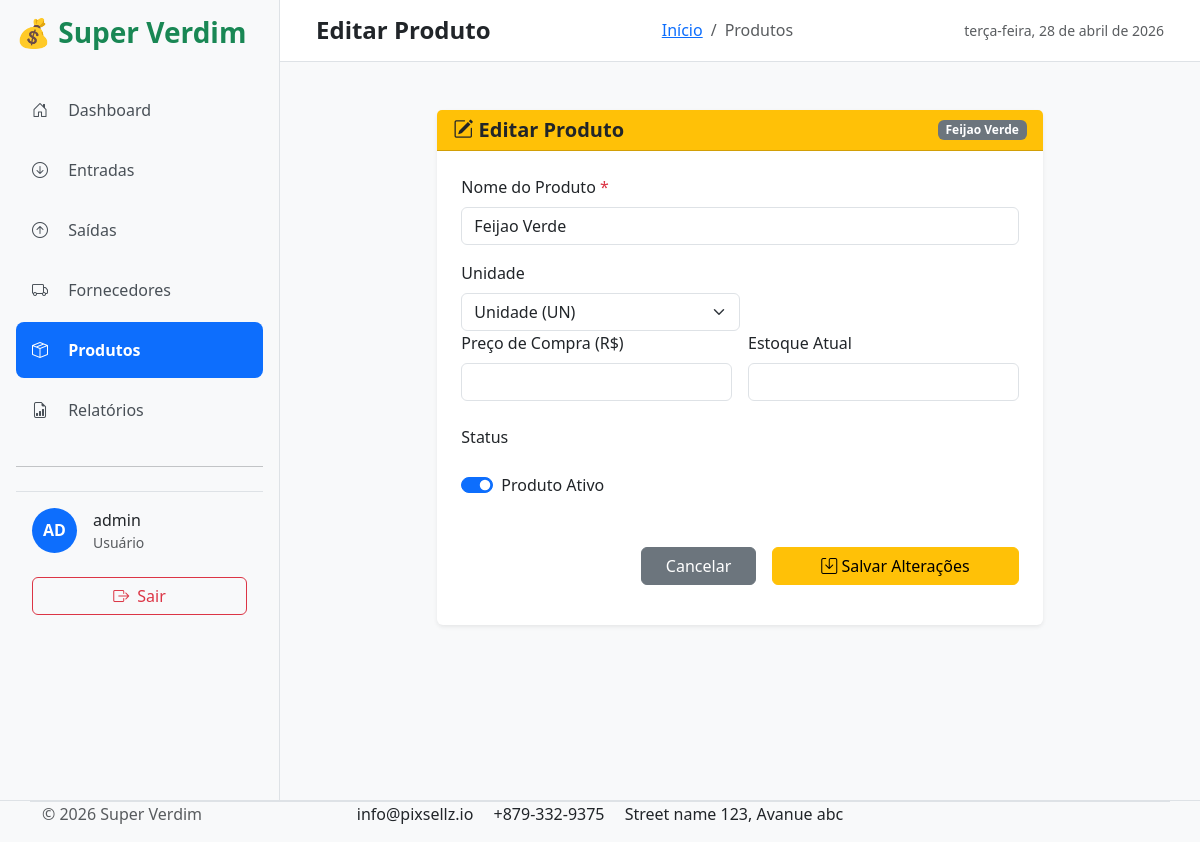
Page /produtos/produtos/5/editar/ (signed in) on the earlier database version.
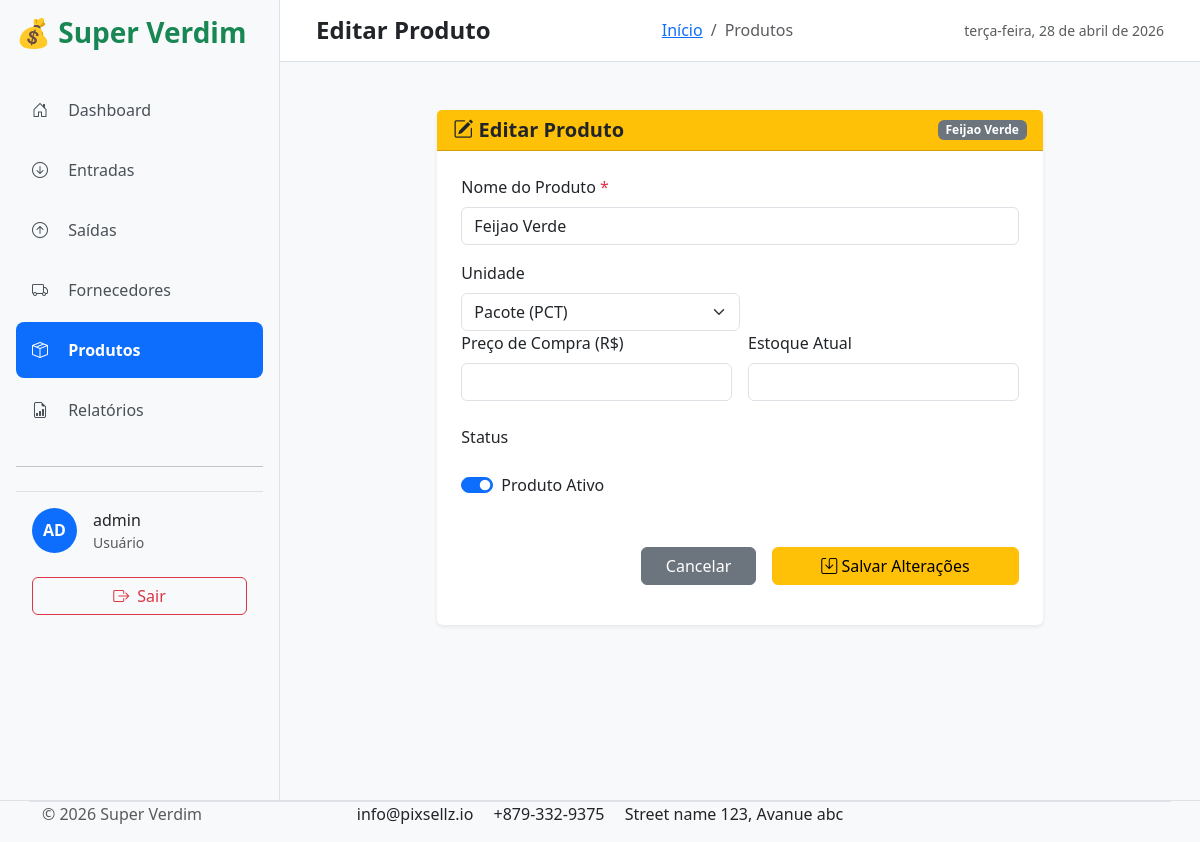
Same page on the later database version.
### produtos/models.py (models this page shows, shortened)
class Produto(models.Model):
    nome = models.CharField(max_length=200, verbose_name="Nome do Produto")
    unidade = models.CharField(max_length=20, default="UN", choices=[
        ('UN', 'Unidade'),
        ('KG', 'Quilograma'),
        ('LT', 'Litro'),
        ('CX', 'Caixa'),
        ('PCT', 'Pacote'),
    ], verbose_name="Unidade")
    preco_de_compra = models.DecimalField(max_digits=12, decimal_places=2, default=0.00, verbose_name="Preço de Compra")
    estoque_atual = models.FloatField(default=0, verbose_name="Estoque Atual")
    ativo = models.BooleanField(default=True, verbose_name="Ativo")
    criado = models.DateTimeField(auto_now_add=True)
    atualizado = models.DateTimeField(auto_now=True)
    class Meta:
        verbose_name = "Produto"
        verbose_name_plural = "Produtos"
        ordering = ['nome']

### produtos/views.py (the view)
# urls.py: path('produtos/<int:pk>/editar/', views.editar_produto, name='editar_produto'),
@login_required
def editar_produto(request, pk):
    produto = get_object_or_404(Produto, pk=pk)
    if request.method == 'POST':
        form = ProdutoForm(request.POST, instance=produto)
        if form.is_valid():
            form.save()
            messages.success(request, 'Produto atualizado com sucesso!')
            return redirect('lista_produtos')
    else:
        form = ProdutoForm(instance=produto)
    return render(request, 'produtos/editar_produto.html', {'form': form, 'produto': produto})

### produtos/forms.py
class ProdutoForm(forms.ModelForm):
    class Meta:
        model = Produto
        fields = ['nome','unidade', 'preco_de_compra', 'estoque_atual', 'ativo']

### main/context_processors.py (called while the page is built, shortened)
def user_role(request):
    if request.user.is_authenticated:
        groups = list(request.user.groups.values_list('name', flat=True))
        return {
            'is_admin': 'Administrador' in groups,
            'is_gerente': 'Gerente' in groups,
            'is_usuario': 'Usuário' in groups,
            'user_groups': groups,
            'user': request.user,
            'user_full_name': request.user.get_full_name() or request.user.username,
        }

### templates/produtos/editar_produto.html (shortened to what this page needs)
{% extends 'base.html' %}
{% block page_title %}Editar Produto{% endblock %}
{% block breadcrumb_current %}Produtos{% endblock %}
{% block content %}
<div class="row justify-content-center mt-5">
  <div class="col-xl-8 col-lg-9 col-md-10">
    <div class="card shadow-sm">
      <div class="card-header bg-warning text-dark d-flex justify-content-between align-items-center">
        <h5 class="mb-0 fw-semibold">
          <i class="bi bi-pencil-square"></i> Editar Produto
        </h5>
        <span class="badge bg-secondary">{{ produto.nome }}</span>
      </div>
      <div class="card-body p-4">
        <form method="POST" >
          <div class="mb-3">
            <label class="form-label">Nome do Produto <span class="text-danger">*</span></label>
            <input type="text" class="form-control" name="nome" value="{{ produto.nome }}" required>
          </div>
          <div class="col-md-6">
              <label class="form-label">Unidade</label>
              <select class="form-select" name="unidade">
                <option value="UN" {% if produto.unidade == 'UN' %}selected{% endif %}>Unidade (UN)</option>
                <option value="PCT" {% if produto.unidade == 'PCT' %}selected{% endif %}>Pacote (PCT)</option>
              </select>
            </div>
          <div class="row g-3">
            <div class="col-md-6">
              <label class="form-label">Preço de Compra (R$)</label>
              <input type="number" step="0.01" class="form-control" min="0" name="preco_de_compra"
                     value="{{ produto.preco_de_compra|floatformat:2 }}">
            </div>
            <div class="col-md-6">
              <label class="form-label">Estoque Atual</label>
              <input type="number" class="form-control" name="estoque_atual" min="0" value="{{ produto.estoque_atual }}">
            </div>
          </div>
          <div class="row g-3 mt-2">
            <div class="col-md-6">
              <label class="form-label">Status</label>
              <div class="form-check form-switch mt-3">
                <input class="form-check-input" type="checkbox" name="ativo" id="ativo"
                       {% if produto.ativo %}checked{% endif %}>
                <label class="form-check-label" for="ativo">Produto Ativo</label>
              </div>
            </div>
          </div>
          <div class="d-flex justify-content-end gap-3 mt-5">
            <a href="{% url 'lista_produtos' %}" class="btn btn-secondary px-4">Cancelar</a>
            <button type="submit" class="btn btn-warning px-5">
              <i class="bi bi-save"></i> Salvar Alterações
            </button>
          </div>
        </form>
      </div>
    </div>
  </div>
</div>
{% endblock %}

Differences in the rows shown:
changed Produto "Feijao Verde": unidade "Unidade (UN)" → "Pacote (PCT)"
